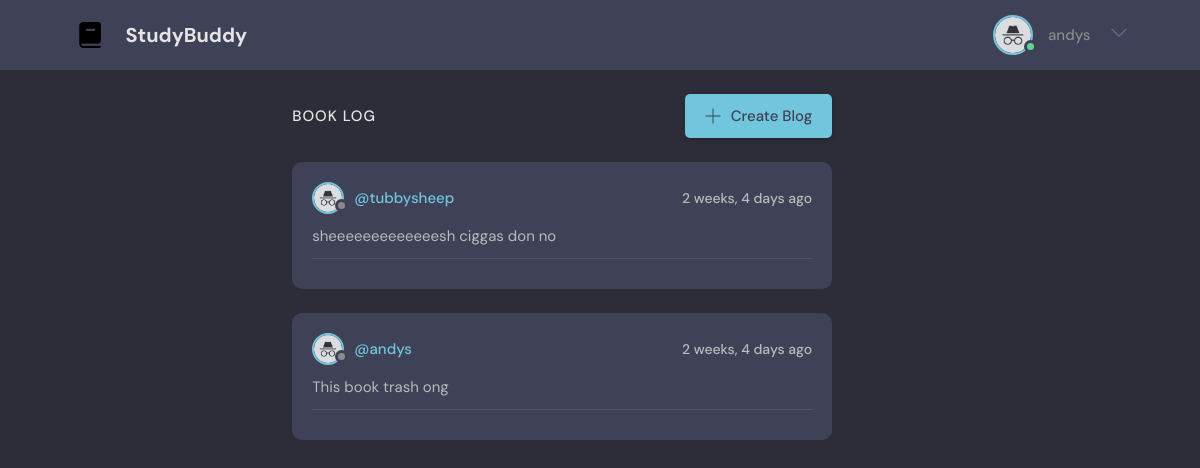
The app's page /room/9 (signed in) with its own data.
### base/models.py (models this page shows, shortened)
class Blog(models.Model):
    user = models.ForeignKey(User, on_delete=models.SET_NULL, null=True)
    slot = models.ForeignKey(Slot, on_delete=models.SET_NULL, null=True)
    body = models.TextField()
    updated = models.DateTimeField(auto_now=True) #when affected
    created = models.DateTimeField(auto_now_add=True) #intial time
    class Meta:
        ordering = ['-updated', '-created']

### base/views.py (the view)
# urls.py: path('room/<str:pk>', views.roomView, name='room'),
@login_required(login_url='/login')
def roomView(request, pk):
    slot = Slot.objects.get(id=pk)
    blogs = slot.blog_set.all()
    context = {'slot':slot, 'blogs':blogs}
    return render(request, 'base/room.html', context)

### base/templates/base/room.html (shortened to what this page needs)
{% extends 'main.html' %}
{% block content %}
    <main class="layout layout--3">
      <div class="container">
        <div class="roomList">
          <div class="roomList__header">
            <div>
              <h2>Book Log</h2>
            </div>
            <a class="btn btn--main" href="{% url 'add-blog' slot.id %}">
              <svg version="1.1" xmlns="http://www.w3.org/2000/svg" width="32" height="32" viewBox="0 0 32 32">
                <title>add</title>
                <path
                  d="M16.943 0.943h-1.885v14.115h-14.115v1.885h14.115v14.115h1.885v-14.115h14.115v-1.885h-14.115v-14.115z"
                ></path>
              </svg>
              Create Blog
            </a>
          </div>
          {% include 'base/blog/blog_componets.html' %}
        </div>
      </div>
    </main>
{% endblock %}

### templates/navbar.html (shortened to what this page needs)
{% load static %}
    <header class="header header--loggedIn">
        <div class="container">
          <a href="{% url 'home' %}" class="header__logo">
            <img src="{% static 'images/logo.png' %}" />
            <h1>StudyBuddy</h1>
          </a>
          <nav class="header__menu">
            {% if request.user.is_authenticated %}
            <div class="header__user">
              <a href="profile.html">
                <div class="avatar avatar--medium active">
                  <img src="{% static 'images/profile.png' %}" />
                </div>
                <p>{{request.user}}</p>
              </a>
              <button class="dropdown-button">
                <svg version="1.1" xmlns="http://www.w3.org/2000/svg" width="32" height="32" viewBox="0 0 32 32">
                  <title>chevron-down</title>
                  <path d="M16 21l-13-13h-3l16 16 16-16h-3l-13 13z"></path>
                </svg>
              </button>
            </div>
            {% else %}
            <a href="{% url 'login' %}">
              <img src="{% static 'images/avatar.svg' %}" />
              <p>Login</p>
            </a>
            {% endif %}
          </nav>
        </div>
      </header>

### base/templates/base/blog/blog_componets.html
{% load static %}
{% for blog in blogs %}
<div class="roomListRoom">
  <div class="roomListRoom__header">
    <a href="{%url 'room' slot.id %}" class="roomListRoom__author">
      <div class="avatar avatar--small">
        <img src="{% static 'images/profile.png' %}" />
      </div>
      <span>@{{blog.user}}</span>
    </a>
    <div class="roomListRoom__actions">
      <span>{{blog.updated|timesince}} ago</span>
    </div>
  </div>
  <div class="roomListRoom__content">
    <p>
      {{blog.body}}
    </p>
  </div>
  <div class="roomListRoom__meta">
  </div>
</div>
{% endfor %}

### static/styles/style.css (style rules this page uses)
:root { --color-main: #71c6dd; --color-main-light: #e1f6fb; --color-dark: #3f4156; --color-dark-medium: #51546e; --color-dark-light: #846997; --color-light: #e5e5e5; --color-gray: #8b8b8b; --color-light-gray: #b2bdbd; --color-bg: #2d2d39; --color-success: #5dd693; --color-error: #fc4b0b; }
* { font-family: "DM Sans", -apple-system, BlinkMacSystemFont, "Segoe UI", Roboto, Oxygen, Ubuntu, Cantarell, "Open Sans", "Helvetica Neue", sans-serif; margin: 0; padding: 0; box-sizing: border-box; text-rendering: optimizeLegibility; font-size: inherit; }
html { font-size: 56.25%; }
@media only screen and (min-width: 1200px) { html { font-size: 62.5%; } }
body { line-height: 1.6; font-weight: 400; font-size: 1.5rem; color: var(--color-light-gray); background-color: var(--color-bg); min-height: 100vh; }
img { width: 100%; }
a { display: inline-block; color: var(--color-main); text-decoration: none; }
.container { max-width: 120rem; width: 90%; margin: auto; }
.btn { background-color: transparent; border: none; display: inline-flex; align-items: center; gap: 1rem; cursor: pointer; transition: all ease-in-out 0.3s; padding: 1rem 2rem; border-radius: 5px; box-shadow: 1px 1px 3px 1px rgba(0, 0, 0, 0.15); font-weight: 500; }
.btn--main { background-color: var(--color-main); color: var(--color-dark); }
.btn > svg { fill: currentColor; width: 1.6rem; height: 1.6rem; }
.avatar { position: relative; display: inline-block; border-radius: 50%; border: 2px solid var(--color-main); }
.avatar img { display: block; border-radius: 50%; object-fit: cover; object-position: center; }
.avatar::after { content: ""; display: block; position: absolute; background-color: var(--color-gray); z-index: 111; border-radius: 50%; border: 0.3rem solid var(--color-dark); }
.avatar.active::after { background-color: var(--color-success); }
.avatar.avatar--small img { width: 2.8rem; height: 2.8rem; }
.avatar.avatar--small:after { width: 0.7rem; height: 0.7rem; bottom: 0px; right: -6px; }
.avatar.avatar--medium img { width: 3.6rem; height: 3.6rem; border-radius: 50%; }
.avatar.avatar--medium:after { width: 0.7rem; height: 0.7rem; bottom: 0px; right: -6px; }
.header { padding: 1.5rem; background-color: var(--color-dark); }
.header > .container { display: flex; gap: 9.5rem; }
.header__logo, .header__user { display: flex; gap: 2rem; align-items: center; }
.header__logo > img { height: 3.2rem; width: 3.2rem; }
.header__logo > h1 { font-weight: 700; font-size: 2rem; color: var(--color-light); }
.header__menu { margin-left: auto; position: relative; }
.header__menu a { display: flex; gap: 1.5rem; align-items: center; font-weight: 500; text-decoration: none; color: var(--color-gray); }
.header__menu img { height: 3.6rem; }
.header__menu p { line-height: 1.2; }
.header__menu svg { width: 1.6rem; height: 1.6rem; fill: var(--color-dark-light); }
.dropdown-button { background: transparent; border: 0; outline: 0; cursor: pointer; }
.layout { margin-top: 2.4rem; }
.layout > .container { display: flex; justify-content: space-between; align-items: flex-start; }
.layout--3 > .container > div:nth-child(2) { flex-basis: 50%; }
.roomList__header { display: flex; justify-content: space-between; align-items: center; margin-bottom: 2.4rem; }
.roomList__header h2 { text-transform: uppercase; font-weight: 500; color: var(--color-light); letter-spacing: 1px; }
.roomListRoom { margin-bottom: 2.4rem; background-color: var(--color-dark); border-radius: 1rem; padding: 2rem; }
.roomListRoom__header { display: flex; justify-content: space-between; align-items: center; }
.roomListRoom__author { font-weight: 500; display: flex; align-items: center; gap: 1rem; }
.roomListRoom__actions { display: flex; align-items: flex-start; gap: 1rem; position: relative; }
.roomListRoom__actions span { font-size: 1.4rem; font-weight: 500; }
.roomListRoom__content { margin: 1rem 0; }
.roomListRoom__meta { border-top: 1px solid var(--color-dark-medium); padding-top: 1rem; display: flex; align-items: center; justify-content: space-between; }

### records on screen
Blog: user "tubbysheep", updated "2 weeks, 4 days", body "sheeeeeeeeeeeeesh ciggas don no"
Blog: user "andys", updated "2 weeks, 4 days", body "This book trash ong"

### other values on screen
{{ request.user }} "andys"
